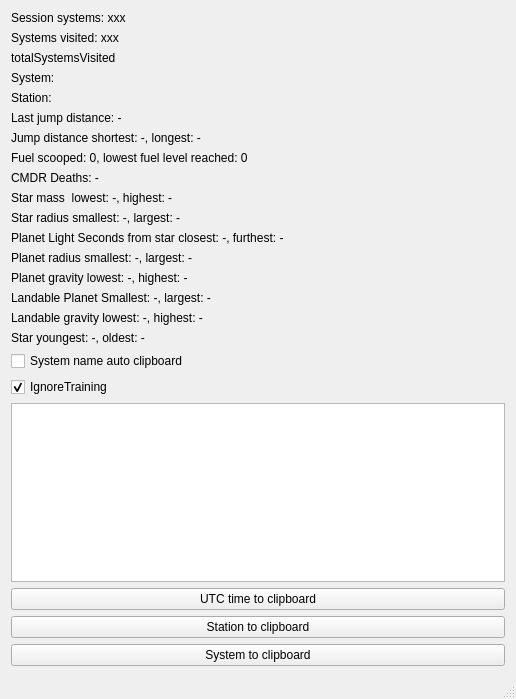
<?xml version="1.0" encoding="UTF-8"?>
<ui version="4.0">
 <class>MainWindow</class>
 <widget class="QMainWindow" name="MainWindow">
  <property name="geometry">
   <rect>
    <x>0</x>
    <y>0</y>
    <width>516</width>
    <height>699</height>
   </rect>
  </property>
  <property name="windowTitle">
   <string>MainWindow</string>
  </property>
  <widget class="QWidget" name="centralWidget">
   <layout class="QVBoxLayout" name="verticalLayout">
    <item>
     <widget class="QLabel" name="SessionSystemVisits">
      <property name="text">
       <string>Session systems: xxx</string>
      </property>
     </widget>
    </item>
    <item>
     <widget class="QLabel" name="SystemsVisited">
      <property name="text">
       <string>Systems visited: xxx</string>
      </property>
     </widget>
    </item>
    <item>
     <widget class="QLabel" name="totalSystemsVisited">
      <property name="text">
       <string>totalSystemsVisited</string>
      </property>
     </widget>
    </item>
    <item>
     <widget class="QLabel" name="SystemName">
      <property name="text">
       <string>System: </string>
      </property>
     </widget>
    </item>
    <item>
     <widget class="QLabel" name="StationName">
      <property name="text">
       <string>Station: </string>
      </property>
     </widget>
    </item>
    <item>
     <widget class="QLabel" name="JumpDistanceLast">
      <property name="text">
       <string>Last jump distance: -</string>
      </property>
     </widget>
    </item>
    <item>
     <widget class="QLabel" name="JumpDistanceRecords">
      <property name="text">
       <string>Jump distance shortest: -, longest: -</string>
      </property>
     </widget>
    </item>
    <item>
     <widget class="QLabel" name="FuelScoopedTotal">
      <property name="text">
       <string>Fuel scooped: 0, lowest fuel level reached: 0</string>
      </property>
     </widget>
    </item>
    <item>
     <widget class="QLabel" name="Deaths">
      <property name="text">
       <string>CMDR Deaths: -</string>
      </property>
     </widget>
    </item>
    <item>
     <widget class="QLabel" name="StarMassRecords">
      <property name="text">
       <string>Star mass  lowest: -, highest: -</string>
      </property>
     </widget>
    </item>
    <item>
     <widget class="QLabel" name="StarRadiusRecords">
      <property name="text">
       <string>Star radius smallest: -, largest: -</string>
      </property>
     </widget>
    </item>
    <item>
     <widget class="QLabel" name="DistanceLSRecords">
      <property name="text">
       <string>Planet Light Seconds from star closest: -, furthest: -</string>
      </property>
     </widget>
    </item>
    <item>
     <widget class="QLabel" name="PlanetRadiusRecords">
      <property name="text">
       <string>Planet radius smallest: -, largest: -</string>
      </property>
     </widget>
    </item>
    <item>
     <widget class="QLabel" name="PlanetGravityRecords">
      <property name="text">
       <string>Planet gravity lowest: -, highest: -</string>
      </property>
     </widget>
    </item>
    <item>
     <widget class="QLabel" name="LandableRadiusRecords">
      <property name="text">
       <string>Landable Planet Smallest: -, largest: -</string>
      </property>
     </widget>
    </item>
    <item>
     <widget class="QLabel" name="LandableGravityRecords">
      <property name="text">
       <string>Landable gravity lowest: -, highest: -</string>
      </property>
     </widget>
    </item>
    <item>
     <widget class="QLabel" name="Age_MYRecords">
      <property name="text">
       <string>Star youngest: -, oldest: -</string>
      </property>
     </widget>
    </item>
    <item>
     <widget class="QCheckBox" name="SysNamAutoClipboard">
      <property name="text">
       <string>System name auto clipboard</string>
      </property>
     </widget>
    </item>
    <item>
     <widget class="QCheckBox" name="IgnoreTraining">
      <property name="text">
       <string>IgnoreTraining</string>
      </property>
      <property name="checked">
       <bool>true</bool>
      </property>
     </widget>
    </item>
    <item>
     <widget class="QTextEdit" name="textEdit"/>
    </item>
    <item>
     <widget class="QPushButton" name="pushButton_3">
      <property name="text">
       <string>UTC time to clipboard</string>
      </property>
     </widget>
    </item>
    <item>
     <widget class="QPushButton" name="pushButton_2">
      <property name="text">
       <string>Station to clipboard</string>
      </property>
     </widget>
    </item>
    <item>
     <widget class="QPushButton" name="pushButton">
      <property name="text">
       <string>System to clipboard</string>
      </property>
     </widget>
    </item>
   </layout>
  </widget>
  <widget class="QMenuBar" name="menuBar">
   <property name="geometry">
    <rect>
     <x>0</x>
     <y>0</y>
     <width>516</width>
     <height>18</height>
    </rect>
   </property>
  </widget>
  <widget class="QStatusBar" name="statusBar"/>
 </widget>
 <layoutdefault spacing="6" margin="11"/>
 <resources/>
 <connections/>
</ui>
